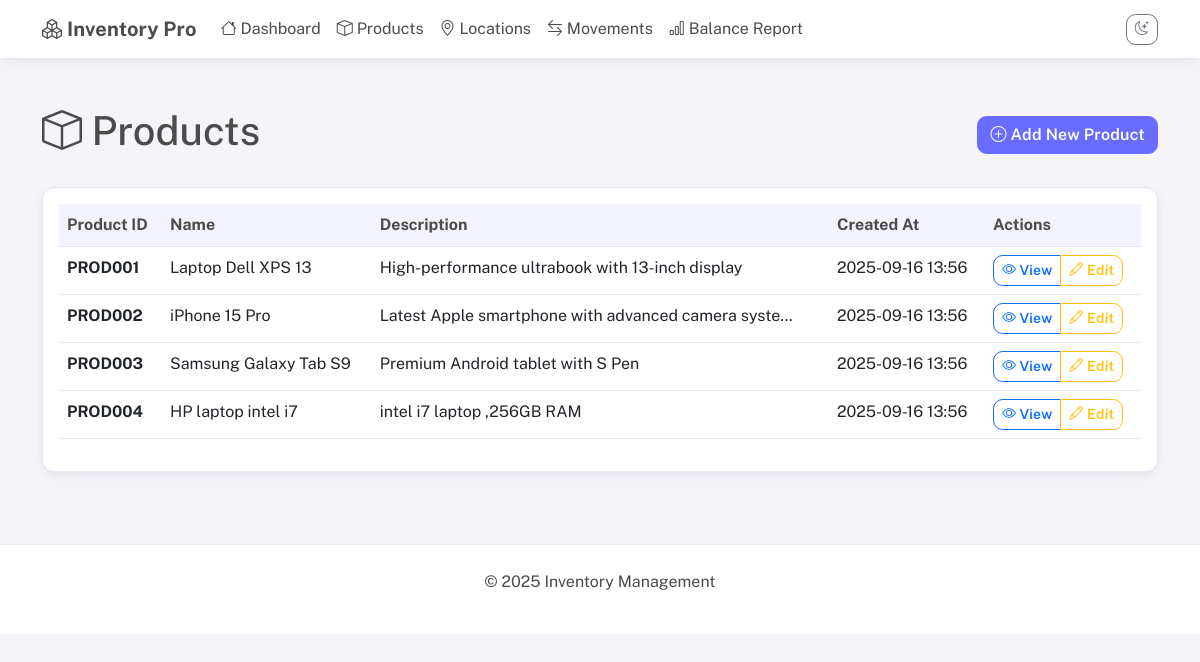
Page /products on the committed database.
### app.py (models this page shows, shortened)
class Product(db.Model):
    product_id = db.Column(db.String(50), primary_key=True)
    name = db.Column(db.String(100), nullable=False)
    description = db.Column(db.Text)
    created_at = db.Column(db.DateTime, default=datetime.utcnow)

### app.py (the view)
@app.route('/products')
def products():
    products = Product.query.all()
    return render_template('products.html', products=products)

### templates/products.html (shortened to what this page needs)
{% extends "base.html" %}
{% block content %}
<div class="container mt-4">
    <div class="d-flex justify-content-between align-items-center mb-4">
        <h1><i class="bi bi-box"></i> Products</h1>
        <a href="{{ url_for('add_product') }}" class="btn btn-primary">
            <i class="bi bi-plus-circle"></i> Add New Product
        </a>
    </div>
    {% if products %}
    <div class="card">
        <div class="card-body">
            <div class="table-responsive">
                <table class="table table-hover">
                    <thead>
                        <tr>
                            <th>Product ID</th>
                            <th>Name</th>
                            <th>Description</th>
                            <th>Created At</th>
                            <th>Actions</th>
                        </tr>
                    </thead>
                    <tbody>
                        {% for product in products %}
                        <tr>
                            <td><strong>{{ product.product_id }}</strong></td>
                            <td>{{ product.name }}</td>
                            <td>{{ product.description[:50] }}{% if product.description|length > 50 %}...{% endif %}</td>
                            <td>{{ product.created_at.strftime('%Y-%m-%d %H:%M') }}</td>
                            <td>
                                <div class="btn-group" role="group">
                                    <a href="{{ url_for('view_product', product_id=product.product_id) }}"
                                       class="btn btn-sm btn-outline-primary">
                                        <i class="bi bi-eye"></i> View
                                    </a>
                                    <a href="{{ url_for('edit_product', product_id=product.product_id) }}"
                                       class="btn btn-sm btn-outline-warning">
                                        <i class="bi bi-pencil"></i> Edit
                                    </a>
                                </div>
                            </td>
                        </tr>
                        {% endfor %}
                    </tbody>
                </table>
            </div>
        </div>
    </div>
    {% endif %}
</div>
{% endblock %}

### templates/base.html (style rules this page uses)
:root, :root[data-theme="light"], [data-theme="light"] { --bs-primary: #696cff; --bs-primary-rgb: 105,108,255; --bs-secondary: #8592a3; --bs-success: #71dd37; --bs-info: #03c3ec; --bs-warning: #ffab00; --bs-danger: #ff3e1d; --bs-light: #f5f5f9; --bs-dark: #233446; --ui-body-bg: #f5f5f9; --ui-content-bg: #ffffff; --ui-text: #4b4b4b; --ui-muted: #667085; --ui-border: #e6e6f2; --ui-card-shadow: 0 2px 6px rgba(76, 87, 125, 0.06), 0 10px 20px rgba(76, 87, 125, 0.04); }
body { background-color: var(--ui-body-bg); color: var(--ui-text); font-family: 'Public Sans', system-ui, -apple-system, Segoe UI, Roboto, Ubuntu, Cantarell, Noto Sans, "Helvetica Neue", Arial, "Apple Color Emoji", "Segoe UI Emoji", "Segoe UI Symbol", sans-serif; line-height: 1.6; }
.card { background: var(--ui-content-bg); color: var(--ui-text); border: 1px solid var(--ui-border); border-radius: 0.75rem; box-shadow: var(--ui-card-shadow); transition: transform .2s ease, box-shadow .2s ease; }
.btn { border-radius: 0.6rem; font-weight: 600; letter-spacing: .2px; }
.btn-primary { background-color: var(--bs-primary); border-color: var(--bs-primary); }
.table { color: inherit; }
.table thead th { background: rgba(var(--bs-primary-rgb), .08); color: var(--ui-text); border-bottom-color: var(--ui-border); font-weight: 700; }
.table tbody tr { border-color: var(--ui-border); }

### rows in the picture
Product: product_id "PROD001", name "Laptop Dell XPS 13", description "High-performance ultrabook with 13-inch display", created_at "2025-09-16 13:56"
Product: product_id "PROD002", name "iPhone 15 Pro", description "Latest Apple smartphone with advanced camera syste", created_at "2025-09-16 13:56"
Product: product_id "PROD003", name "Samsung Galaxy Tab S9", description "Premium Android tablet with S Pen", created_at "2025-09-16 13:56"
Product: product_id "PROD004", name "HP laptop intel i7", description "intel i7 laptop ,256GB RAM", created_at "2025-09-16 13:56"
